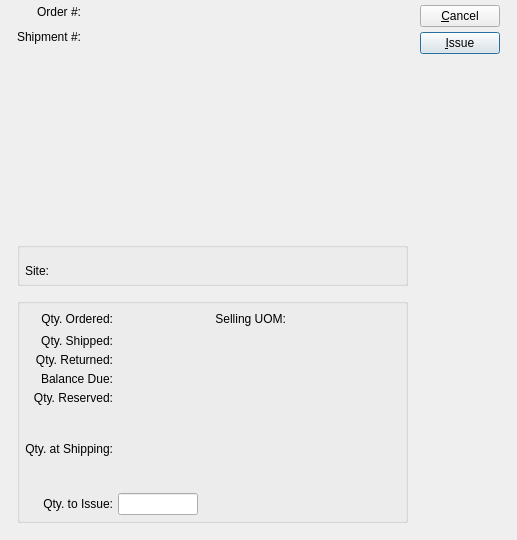
<?xml version="1.0" encoding="UTF-8"?>
<ui version="4.0">
 <comment>This file is part of the xTuple ERP: PostBooks Edition, a free and
open source Enterprise Resource Planning software suite,
Copyright (c) 1999-2019 by OpenMFG LLC, d/b/a xTuple.
It is licensed to you under the Common Public Attribution License
version 1.0, the full text of which (including xTuple-specific Exhibits)
is available at www.xtuple.com/CPAL.  By using this software, you agree
to be bound by its terms.</comment>
 <class>issueLineToShipping</class>
 <widget class="QDialog" name="issueLineToShipping">
  <property name="geometry">
   <rect>
    <x>0</x>
    <y>0</y>
    <width>517</width>
    <height>540</height>
   </rect>
  </property>
  <property name="windowTitle">
   <string>Issue Line to Shipping</string>
  </property>
  <layout class="QGridLayout">
   <item row="0" column="0">
    <layout class="QGridLayout">
     <property name="leftMargin">
      <number>12</number>
     </property>
     <property name="rightMargin">
      <number>12</number>
     </property>
     <property name="bottomMargin">
      <number>12</number>
     </property>
     <property name="spacing">
      <number>12</number>
     </property>
     <item row="0" column="0">
      <layout class="QGridLayout">
       <item row="0" column="0">
        <widget class="QLabel" name="_orderNumberLit">
         <property name="text">
          <string>Order #:</string>
         </property>
         <property name="alignment">
          <set>Qt::AlignRight|Qt::AlignTrailing|Qt::AlignVCenter</set>
         </property>
        </widget>
       </item>
       <item row="0" column="1">
        <widget class="QLabel" name="_orderNumber">
         <property name="sizePolicy">
          <sizepolicy hsizetype="Expanding" vsizetype="Preferred">
           <horstretch>0</horstretch>
           <verstretch>0</verstretch>
          </sizepolicy>
         </property>
         <property name="alignment">
          <set>Qt::AlignLeading|Qt::AlignLeft|Qt::AlignVCenter</set>
         </property>
        </widget>
       </item>
       <item row="1" column="0">
        <layout class="QVBoxLayout">
         <property name="topMargin">
          <number>6</number>
         </property>
         <item>
          <widget class="QLabel" name="_shipmentNumberLit">
           <property name="text">
            <string>Shipment #:</string>
           </property>
           <property name="alignment">
            <set>Qt::AlignRight|Qt::AlignTop|Qt::AlignTrailing</set>
           </property>
          </widget>
         </item>
         <item>
          <spacer>
           <property name="orientation">
            <enum>Qt::Vertical</enum>
           </property>
           <property name="sizeHint" stdset="0">
            <size>
             <width>20</width>
             <height>0</height>
            </size>
           </property>
          </spacer>
         </item>
        </layout>
       </item>
       <item row="1" column="1">
        <widget class="ShipmentCluster" name="_shipment">
         <property name="enabled">
          <bool>false</bool>
         </property>
        </widget>
       </item>
      </layout>
     </item>
     <item row="0" column="1" rowspan="3">
      <layout class="QVBoxLayout">
       <property name="spacing">
        <number>5</number>
       </property>
       <item>
        <widget class="QPushButton" name="_close">
         <property name="text">
          <string>&amp;Cancel</string>
         </property>
        </widget>
       </item>
       <item>
        <widget class="QPushButton" name="_issue">
         <property name="text">
          <string>&amp;Issue</string>
         </property>
         <property name="default">
          <bool>true</bool>
         </property>
        </widget>
       </item>
       <item>
        <spacer>
         <property name="orientation">
          <enum>Qt::Vertical</enum>
         </property>
         <property name="sizeType">
          <enum>QSizePolicy::Expanding</enum>
         </property>
         <property name="sizeHint" stdset="0">
          <size>
           <width>20</width>
           <height>20</height>
          </size>
         </property>
        </spacer>
       </item>
      </layout>
     </item>
     <item row="1" column="0">
      <widget class="QGroupBox" name="_itemGroup">
       <property name="title">
        <string/>
       </property>
       <layout class="QGridLayout">
        <item row="0" column="0" colspan="2">
         <widget class="ItemCluster" name="_item"/>
        </item>
        <item row="1" column="0">
         <layout class="QHBoxLayout">
          <property name="topMargin">
           <number>5</number>
          </property>
          <item>
           <widget class="QLabel" name="_warehouseLit">
            <property name="text">
             <string>Site:</string>
            </property>
            <property name="alignment">
             <set>Qt::AlignRight|Qt::AlignTrailing|Qt::AlignVCenter</set>
            </property>
           </widget>
          </item>
          <item>
           <widget class="QLabel" name="_warehouse">
            <property name="sizePolicy">
             <sizepolicy hsizetype="Minimum" vsizetype="Fixed">
              <horstretch>0</horstretch>
              <verstretch>0</verstretch>
             </sizepolicy>
            </property>
            <property name="maximumSize">
             <size>
              <width>80</width>
              <height>32767</height>
             </size>
            </property>
            <property name="text">
             <string/>
            </property>
            <property name="alignment">
             <set>Qt::AlignLeading|Qt::AlignLeft|Qt::AlignVCenter</set>
            </property>
           </widget>
          </item>
         </layout>
        </item>
        <item row="1" column="1">
         <spacer>
          <property name="orientation">
           <enum>Qt::Horizontal</enum>
          </property>
          <property name="sizeHint" stdset="0">
           <size>
            <width>38</width>
            <height>20</height>
           </size>
          </property>
         </spacer>
        </item>
       </layout>
      </widget>
     </item>
     <item row="2" column="0">
      <widget class="QGroupBox" name="_inventoryGroup">
       <property name="title">
        <string/>
       </property>
       <layout class="QGridLayout">
        <item row="0" column="0">
         <layout class="QGridLayout">
          <item row="0" column="1">
           <widget class="XLabel" name="_qtyOrdered">
            <property name="maximumSize">
             <size>
              <width>80</width>
              <height>32767</height>
             </size>
            </property>
            <property name="alignment">
             <set>Qt::AlignRight|Qt::AlignTrailing|Qt::AlignVCenter</set>
            </property>
           </widget>
          </item>
          <item row="0" column="2">
           <spacer>
            <property name="orientation">
             <enum>Qt::Horizontal</enum>
            </property>
            <property name="sizeType">
             <enum>QSizePolicy::MinimumExpanding</enum>
            </property>
            <property name="sizeHint" stdset="0">
             <size>
              <width>12</width>
              <height>20</height>
             </size>
            </property>
           </spacer>
          </item>
          <item row="0" column="3">
           <widget class="QLabel" name="label">
            <property name="text">
             <string>Selling UOM:</string>
            </property>
            <property name="alignment">
             <set>Qt::AlignRight|Qt::AlignTrailing|Qt::AlignVCenter</set>
            </property>
           </widget>
          </item>
          <item row="1" column="0">
           <widget class="QLabel" name="_qtyShippedLit">
            <property name="text">
             <string>Qty. Shipped:</string>
            </property>
            <property name="alignment">
             <set>Qt::AlignRight|Qt::AlignTrailing|Qt::AlignVCenter</set>
            </property>
           </widget>
          </item>
          <item row="1" column="1">
           <widget class="XLabel" name="_qtyShipped">
            <property name="maximumSize">
             <size>
              <width>80</width>
              <height>32767</height>
             </size>
            </property>
            <property name="alignment">
             <set>Qt::AlignRight|Qt::AlignTrailing|Qt::AlignVCenter</set>
            </property>
           </widget>
          </item>
          <item row="2" column="0">
           <widget class="QLabel" name="_qtyReturnedLit">
            <property name="text">
             <string>Qty. Returned:</string>
            </property>
            <property name="alignment">
             <set>Qt::AlignRight|Qt::AlignTrailing|Qt::AlignVCenter</set>
            </property>
           </widget>
          </item>
          <item row="2" column="1">
           <widget class="XLabel" name="_qtyReturned">
            <property name="maximumSize">
             <size>
              <width>80</width>
              <height>32767</height>
             </size>
            </property>
            <property name="alignment">
             <set>Qt::AlignRight|Qt::AlignTrailing|Qt::AlignVCenter</set>
            </property>
           </widget>
          </item>
          <item row="3" column="0">
           <widget class="QLabel" name="_balanceLit">
            <property name="sizePolicy">
             <sizepolicy hsizetype="Minimum" vsizetype="Fixed">
              <horstretch>0</horstretch>
              <verstretch>0</verstretch>
             </sizepolicy>
            </property>
            <property name="text">
             <string>Balance Due:</string>
            </property>
            <property name="alignment">
             <set>Qt::AlignRight|Qt::AlignTrailing|Qt::AlignVCenter</set>
            </property>
           </widget>
          </item>
          <item row="3" column="1">
           <widget class="XLabel" name="_balance">
            <property name="maximumSize">
             <size>
              <width>80</width>
              <height>32767</height>
             </size>
            </property>
            <property name="alignment">
             <set>Qt::AlignRight|Qt::AlignTrailing|Qt::AlignVCenter</set>
            </property>
           </widget>
          </item>
          <item row="5" column="0">
           <spacer>
            <property name="orientation">
             <enum>Qt::Vertical</enum>
            </property>
            <property name="sizeType">
             <enum>QSizePolicy::MinimumExpanding</enum>
            </property>
            <property name="sizeHint" stdset="0">
             <size>
              <width>20</width>
              <height>12</height>
             </size>
            </property>
           </spacer>
          </item>
          <item row="0" column="0">
           <widget class="QLabel" name="_qtyOrderedLit">
            <property name="text">
             <string>Qty. Ordered:</string>
            </property>
            <property name="alignment">
             <set>Qt::AlignRight|Qt::AlignTrailing|Qt::AlignVCenter</set>
            </property>
           </widget>
          </item>
          <item row="6" column="0">
           <widget class="QLabel" name="_qtyAtShipLit">
            <property name="text">
             <string>Qty. at Shipping:</string>
            </property>
            <property name="alignment">
             <set>Qt::AlignRight|Qt::AlignTrailing|Qt::AlignVCenter</set>
            </property>
           </widget>
          </item>
          <item row="6" column="1">
           <widget class="XLabel" name="_qtyAtShip">
            <property name="maximumSize">
             <size>
              <width>80</width>
              <height>32767</height>
             </size>
            </property>
            <property name="alignment">
             <set>Qt::AlignRight|Qt::AlignTrailing|Qt::AlignVCenter</set>
            </property>
           </widget>
          </item>
          <item row="7" column="0">
           <spacer>
            <property name="orientation">
             <enum>Qt::Vertical</enum>
            </property>
            <property name="sizeType">
             <enum>QSizePolicy::MinimumExpanding</enum>
            </property>
            <property name="sizeHint" stdset="0">
             <size>
              <width>20</width>
              <height>12</height>
             </size>
            </property>
           </spacer>
          </item>
          <item row="8" column="0">
           <widget class="QLabel" name="_qtyToIssueLit">
            <property name="text">
             <string>Qty. to Issue:</string>
            </property>
            <property name="alignment">
             <set>Qt::AlignRight|Qt::AlignTrailing|Qt::AlignVCenter</set>
            </property>
           </widget>
          </item>
          <item row="8" column="1">
           <widget class="XLineEdit" name="_qtyToIssue">
            <property name="sizePolicy">
             <sizepolicy hsizetype="Preferred" vsizetype="Fixed">
              <horstretch>0</horstretch>
              <verstretch>0</verstretch>
             </sizepolicy>
            </property>
            <property name="maximumSize">
             <size>
              <width>80</width>
              <height>32767</height>
             </size>
            </property>
            <property name="alignment">
             <set>Qt::AlignRight</set>
            </property>
           </widget>
          </item>
          <item row="0" column="4">
           <widget class="QLabel" name="_shippingUOM">
            <property name="text">
             <string/>
            </property>
           </widget>
          </item>
          <item row="4" column="0">
           <widget class="QLabel" name="_qtyReservedLit">
            <property name="text">
             <string>Qty. Reserved:</string>
            </property>
            <property name="alignment">
             <set>Qt::AlignRight|Qt::AlignTrailing|Qt::AlignVCenter</set>
            </property>
           </widget>
          </item>
          <item row="4" column="1">
           <widget class="XLabel" name="_qtyReserved">
            <property name="maximumSize">
             <size>
              <width>80</width>
              <height>32767</height>
             </size>
            </property>
            <property name="alignment">
             <set>Qt::AlignRight|Qt::AlignTrailing|Qt::AlignVCenter</set>
            </property>
           </widget>
          </item>
         </layout>
        </item>
        <item row="0" column="1">
         <spacer>
          <property name="orientation">
           <enum>Qt::Horizontal</enum>
          </property>
          <property name="sizeHint" stdset="0">
           <size>
            <width>20</width>
            <height>20</height>
           </size>
          </property>
         </spacer>
        </item>
       </layout>
      </widget>
     </item>
    </layout>
   </item>
  </layout>
 </widget>
 <layoutdefault spacing="5" margin="5"/>
 <customwidgets>
  <customwidget>
   <class>ItemCluster</class>
   <extends>QWidget</extends>
   <header>itemcluster.h</header>
   <container>1</container>
  </customwidget>
  <customwidget>
   <class>ShipmentCluster</class>
   <extends>QWidget</extends>
   <header>shipmentcluster.h</header>
  </customwidget>
  <customwidget>
   <class>XLabel</class>
   <extends>QLabel</extends>
   <header>xlabel.h</header>
  </customwidget>
  <customwidget>
   <class>XLineEdit</class>
   <extends>QLineEdit</extends>
   <header>xlineedit.h</header>
   <container>1</container>
  </customwidget>
 </customwidgets>
 <tabstops>
  <tabstop>_qtyToIssue</tabstop>
  <tabstop>_issue</tabstop>
  <tabstop>_close</tabstop>
 </tabstops>
 <resources/>
 <connections>
  <connection>
   <sender>_close</sender>
   <signal>clicked()</signal>
   <receiver>issueLineToShipping</receiver>
   <slot>reject()</slot>
   <hints>
    <hint type="sourcelabel">
     <x>20</x>
     <y>20</y>
    </hint>
    <hint type="destinationlabel">
     <x>20</x>
     <y>20</y>
    </hint>
   </hints>
  </connection>
 </connections>
</ui>
